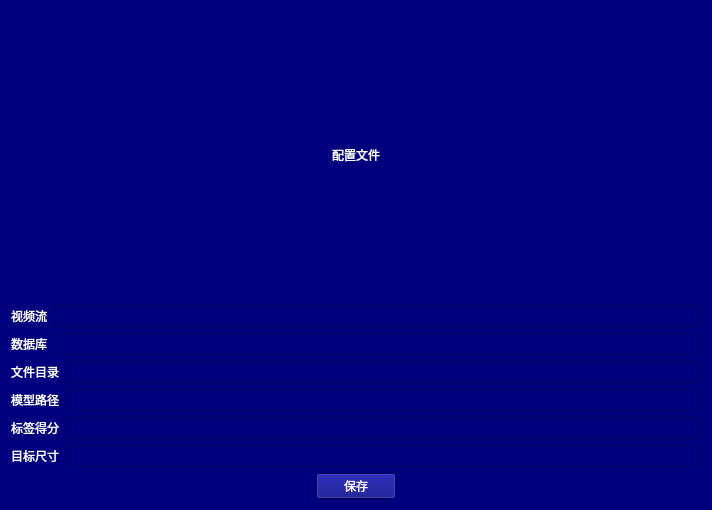
<?xml version="1.0" encoding="UTF-8"?>
<ui version="4.0">
 <class>Form_config</class>
 <widget class="QWidget" name="Form_config">
  <property name="geometry">
   <rect>
    <x>0</x>
    <y>0</y>
    <width>712</width>
    <height>510</height>
   </rect>
  </property>
  <property name="windowTitle">
   <string>Form</string>
  </property>
  <property name="styleSheet">
   <string notr="true">background-color: rgb(0, 0, 127);
font: 24pt &quot;Agency FB&quot;;
color: rgb(255, 255, 255);</string>
  </property>
  <layout class="QVBoxLayout" name="verticalLayout_2">
   <item>
    <layout class="QVBoxLayout" name="verticalLayout">
     <item>
      <layout class="QHBoxLayout" name="horizontalLayout_5">
       <item>
        <spacer name="horizontalSpacer_3">
         <property name="orientation">
          <enum>Qt::Horizontal</enum>
         </property>
         <property name="sizeHint" stdset="0">
          <size>
           <width>40</width>
           <height>20</height>
          </size>
         </property>
        </spacer>
       </item>
       <item>
        <widget class="QLabel" name="label_4">
         <property name="text">
          <string>配置文件</string>
         </property>
        </widget>
       </item>
       <item>
        <spacer name="horizontalSpacer_4">
         <property name="orientation">
          <enum>Qt::Horizontal</enum>
         </property>
         <property name="sizeHint" stdset="0">
          <size>
           <width>40</width>
           <height>20</height>
          </size>
         </property>
        </spacer>
       </item>
      </layout>
     </item>
     <item>
      <layout class="QGridLayout" name="gridLayout">
       <item row="0" column="0">
        <widget class="QLabel" name="label">
         <property name="text">
          <string>视频流</string>
         </property>
        </widget>
       </item>
       <item row="0" column="1" colspan="2">
        <widget class="QLineEdit" name="lineEdit"/>
       </item>
       <item row="1" column="0">
        <widget class="QLabel" name="label_2">
         <property name="text">
          <string>数据库</string>
         </property>
        </widget>
       </item>
       <item row="1" column="1" colspan="2">
        <widget class="QLineEdit" name="lineEdit_2"/>
       </item>
       <item row="2" column="0" colspan="2">
        <widget class="QLabel" name="label_3">
         <property name="text">
          <string>文件目录</string>
         </property>
        </widget>
       </item>
       <item row="2" column="2">
        <widget class="QLineEdit" name="lineEdit_3"/>
       </item>
       <item row="3" column="0" colspan="2">
        <widget class="QLabel" name="label_5">
         <property name="text">
          <string>模型路径</string>
         </property>
        </widget>
       </item>
       <item row="3" column="2">
        <widget class="QLineEdit" name="lineEdit_4"/>
       </item>
       <item row="4" column="0" colspan="2">
        <widget class="QLabel" name="label_6">
         <property name="text">
          <string>标签得分</string>
         </property>
        </widget>
       </item>
       <item row="4" column="2">
        <widget class="QLineEdit" name="lineEdit_5"/>
       </item>
       <item row="5" column="0" colspan="2">
        <widget class="QLabel" name="label_7">
         <property name="text">
          <string>目标尺寸</string>
         </property>
        </widget>
       </item>
       <item row="5" column="2">
        <widget class="QLineEdit" name="lineEdit_6"/>
       </item>
      </layout>
     </item>
     <item>
      <layout class="QHBoxLayout" name="horizontalLayout_4">
       <item>
        <spacer name="horizontalSpacer">
         <property name="orientation">
          <enum>Qt::Horizontal</enum>
         </property>
         <property name="sizeHint" stdset="0">
          <size>
           <width>40</width>
           <height>20</height>
          </size>
         </property>
        </spacer>
       </item>
       <item>
        <widget class="QPushButton" name="pushButton_config_save">
         <property name="text">
          <string>保存</string>
         </property>
        </widget>
       </item>
       <item>
        <spacer name="horizontalSpacer_2">
         <property name="orientation">
          <enum>Qt::Horizontal</enum>
         </property>
         <property name="sizeHint" stdset="0">
          <size>
           <width>40</width>
           <height>20</height>
          </size>
         </property>
        </spacer>
       </item>
      </layout>
     </item>
    </layout>
   </item>
  </layout>
 </widget>
 <resources/>
 <connections/>
</ui>
